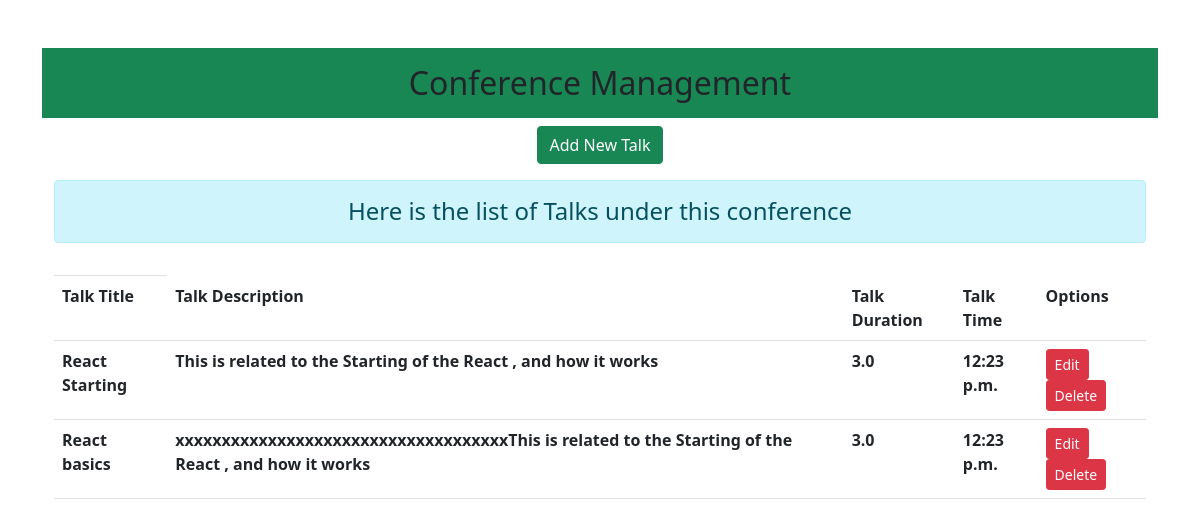
The app's page /React/talks/, older data.
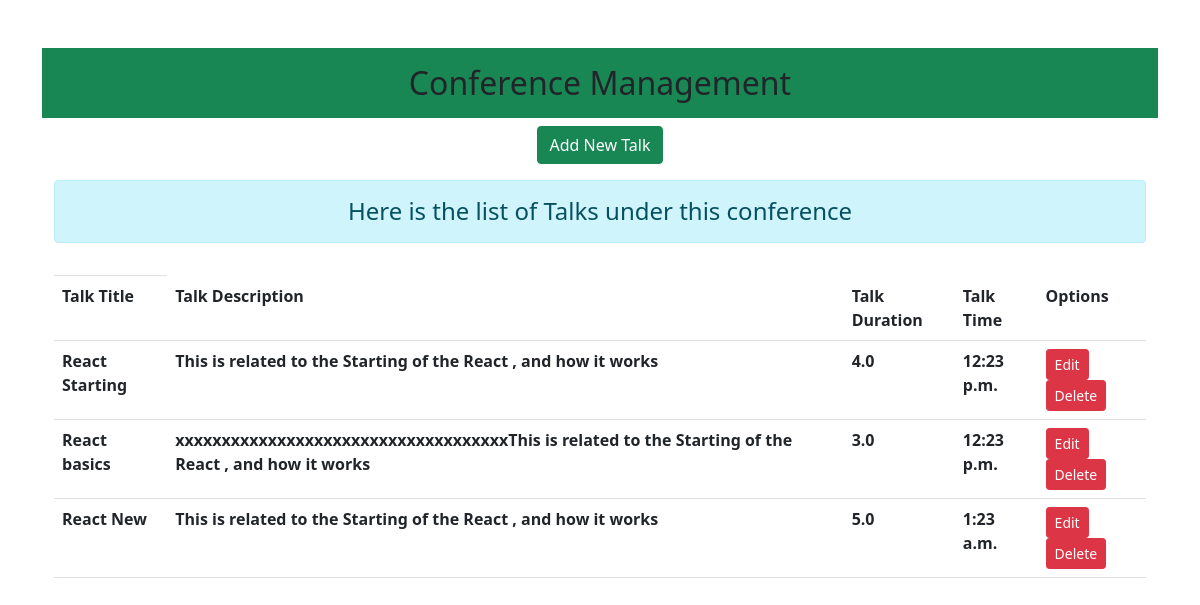
The same page, newer data.
### myapp/models.py (models this page shows)
class TalkModel(models.Model):
    talk_conference_title  = models.ForeignKey(ConferenceModel,on_delete=models.CASCADE)
    talk_title = models.TextField(null=False,primary_key=True)
    talk_description =  models.CharField(max_length=100,null=False)
    talk_duration = models.DecimalField(max_digits=2,decimal_places=1)
    talk_time = models.TimeField(null=True)

### myapp/views.py (the view)
# urls.py: path('<str:id>/talks/',views.talkView,name='talks'),
def talkView(request,id):
    initial = {'talk_conference_title':id}
    if request.method == 'POST':
        talkviewform = TalkForm(request.POST)
        if talkviewform.is_valid():
            talkviewform.save()
    else:
        talkviewform=TalkForm(initial=initial)
    talk = ConferenceModel.objects.get(pk=id)
    conferencetalks = talk.talkmodel_set.all()
    return render(request,'myapp/talks.html',{'talkviewform':talkviewform,'conferencetalks':conferencetalks})

### myapp/forms.py
class TalkForm(forms.ModelForm):
    class Meta:
        model = TalkModel
        fields = ['talk_conference_title','talk_title','talk_description','talk_duration','talk_time']
        widgets = {
            'talk_conference_title' : forms.HiddenInput,
            'talk_title' : forms.TextInput(attrs={'class':'form-control '}),
            'talk_description' : forms.TextInput(attrs={'class':'form-control '}),
            'talk_duration' : forms.TextInput(attrs={'class':'form-control '}),
            'talk_time' : forms.TextInput(attrs={'class':'form-control','placeholder':'HH:MM:SS'}),
        }

### myapp/templates/myapp/talks.html (shortened to what this page needs)
{% extends 'myapp/base.html' %}
{% block content %}
<div class="text-center">
    <button class="btn btn-success col" type="button" data-bs-toggle="offcanvas" data-bs-target="#offcanvasRight" aria-controls="offcanvasRight">Add New Talk</button>
</div>
<div class="container mt-3">
    <h4 class="alert alert-info text-center">
        Here is the list of Talks under this conference
    </h4>
    <table class="table table-hover">
        <th class="thead-dark">
            <tr>
                <th scope="col">Talk Title</th>
                <th scope="col">Talk Description</th>
                <th scope="col">Talk Duration </th>
                <th scope="col">Talk Time</th>
                <th scope="col">Options</th>
            </tr>
        </th>
            {% for talkss in conferencetalks %}
            <tr>
                <th scope="col">{{talkss.talk_title}}</th>
                <th scope="col">{{talkss.talk_description}}</th>
                <th scope="col">{{talkss.talk_duration}}</th>
                <th scope="col">{{talkss.talk_time}}</th>
            <td>
                <a href="{% url 'talkedit' talkss.talk_title %}" class="btn btn-danger btn-sm">Edit</a>
                <form action="{% url 'talkdelete' talkss.talk_title %}" method="POST" class="d-inline">
                    <input type="submit" value="Delete" class="btn btn-danger btn-sm">
                </form>
            </td>
        </tr>
            {% endfor %}
    </table>
</div>
{% endblock content %}

Row changes from the older to the newer data that the page shows:
changed TalkModel "React Starting": talk_duration "3.0" → "4.0"
added TalkModel: talk_title "React New", talk_description "This is related to the Starting of the React , and how it works", talk_duration "5.0", talk_time "1:23 a.m."
